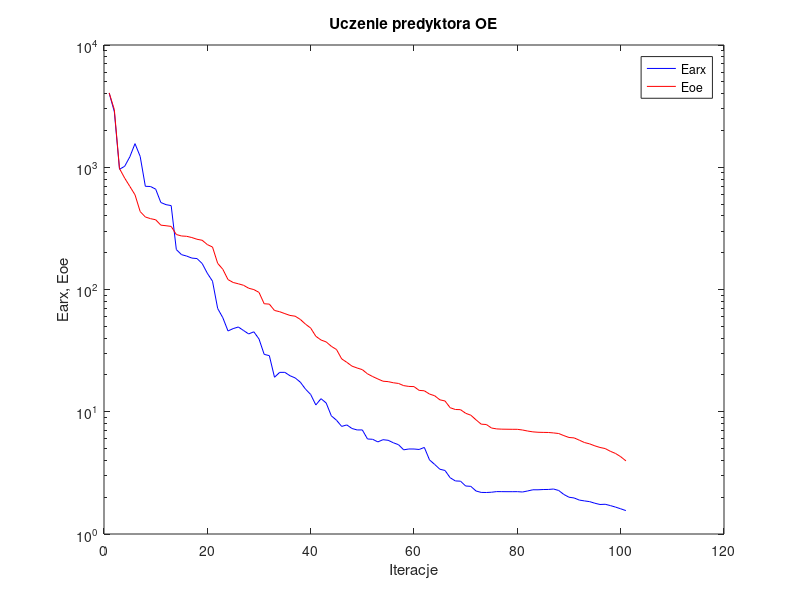
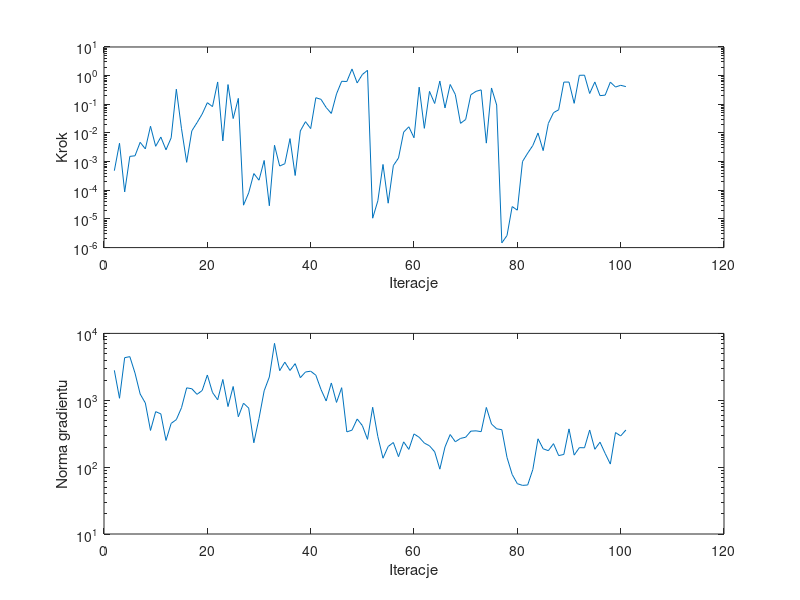

MATLAB code to generate these figures, in order:
%uczenie predyktora oe
clear all;
n=0; farx(n+1)=4.040617e+003; foe(n+1)=4.057539e+003; wspucz(n+1)=0.000000e+000; ng(n+1)=0.000000e+000;
%odnowa zmiennej metryki
n=1; farx(n+1)=2.846561e+003; foe(n+1)=2.959900e+003; krok(n+1)=4.822659e-004; ng(n+1)=2.803266e+003;
n=2; farx(n+1)=9.629643e+002; foe(n+1)=9.756512e+002; krok(n+1)=4.372259e-003; ng(n+1)=1.071158e+003;
n=3; farx(n+1)=1.017803e+003; foe(n+1)=8.153595e+002; krok(n+1)=8.763006e-005; ng(n+1)=4.334468e+003;
n=4; farx(n+1)=1.217784e+003; foe(n+1)=6.970819e+002; krok(n+1)=1.524981e-003; ng(n+1)=4.491269e+003;
n=5; farx(n+1)=1.559895e+003; foe(n+1)=5.955333e+002; krok(n+1)=1.596535e-003; ng(n+1)=2.550167e+003;
n=6; farx(n+1)=1.226689e+003; foe(n+1)=4.342109e+002; krok(n+1)=4.718270e-003; ng(n+1)=1.239726e+003;
n=7; farx(n+1)=6.984964e+002; foe(n+1)=3.918854e+002; krok(n+1)=2.774090e-003; ng(n+1)=9.098084e+002;
n=8; farx(n+1)=6.959565e+002; foe(n+1)=3.797849e+002; krok(n+1)=1.715934e-002; ng(n+1)=3.537468e+002;
n=9; farx(n+1)=6.620316e+002; foe(n+1)=3.719859e+002; krok(n+1)=3.426502e-003; ng(n+1)=6.756546e+002;
n=10; farx(n+1)=5.148324e+002; foe(n+1)=3.360868e+002; krok(n+1)=7.191611e-003; ng(n+1)=6.256714e+002;
n=11; farx(n+1)=4.943661e+002; foe(n+1)=3.323738e+002; krok(n+1)=2.583925e-003; ng(n+1)=2.506566e+002;
n=12; farx(n+1)=4.855724e+002; foe(n+1)=3.281600e+002; krok(n+1)=6.776891e-003; ng(n+1)=4.511152e+002;
n=13; farx(n+1)=2.121133e+002; foe(n+1)=2.817135e+002; krok(n+1)=3.360587e-001; ng(n+1)=5.134592e+002;
n=14; farx(n+1)=1.928410e+002; foe(n+1)=2.740785e+002; krok(n+1)=1.406421e-002; ng(n+1)=7.740494e+002;
n=15; farx(n+1)=1.876873e+002; foe(n+1)=2.723577e+002; krok(n+1)=9.446471e-004; ng(n+1)=1.533586e+003;
n=16; farx(n+1)=1.807333e+002; foe(n+1)=2.661104e+002; krok(n+1)=1.184956e-002; ng(n+1)=1.486910e+003;
n=17; farx(n+1)=1.790486e+002; foe(n+1)=2.576375e+002; krok(n+1)=2.284436e-002; ng(n+1)=1.225132e+003;
n=18; farx(n+1)=1.632213e+002; foe(n+1)=2.527890e+002; krok(n+1)=4.568872e-002; ng(n+1)=1.398110e+003;
n=19; farx(n+1)=1.357360e+002; foe(n+1)=2.330832e+002; krok(n+1)=1.139041e-001; ng(n+1)=2.387487e+003;
n=20; farx(n+1)=1.169623e+002; foe(n+1)=2.225667e+002; krok(n+1)=8.316649e-002; ng(n+1)=1.307058e+003;
n=21; farx(n+1)=6.994372e+001; foe(n+1)=1.636989e+002; krok(n+1)=6.018987e-001; ng(n+1)=1.015398e+003;
n=22; farx(n+1)=5.875316e+001; foe(n+1)=1.462812e+002; krok(n+1)=5.274350e-003; ng(n+1)=2.046378e+003;
n=23; farx(n+1)=4.579681e+001; foe(n+1)=1.205322e+002; krok(n+1)=4.884576e-001; ng(n+1)=8.050101e+002;
n=24; farx(n+1)=4.787944e+001; foe(n+1)=1.141452e+002; krok(n+1)=3.185301e-002; ng(n+1)=1.606745e+003;
n=25; farx(n+1)=4.935672e+001; foe(n+1)=1.113626e+002; krok(n+1)=1.608941e-001; ng(n+1)=5.666774e+002;
%odnowa zmiennej metryki
n=26; farx(n+1)=4.621027e+001; foe(n+1)=1.083039e+002; krok(n+1)=3.022327e-005; ng(n+1)=9.030855e+002;
n=27; farx(n+1)=4.330701e+001; foe(n+1)=1.024389e+002; krok(n+1)=8.115387e-005; ng(n+1)=7.650955e+002;
n=28; farx(n+1)=4.508304e+001; foe(n+1)=9.983780e+001; krok(n+1)=3.831728e-004; ng(n+1)=2.315846e+002;
n=29; farx(n+1)=3.938496e+001; foe(n+1)=9.472913e+001; krok(n+1)=2.247399e-004; ng(n+1)=5.349423e+002;
n=30; farx(n+1)=2.947855e+001; foe(n+1)=7.647369e+001; krok(n+1)=1.096961e-003; ng(n+1)=1.386349e+003;
n=31; farx(n+1)=2.876946e+001; foe(n+1)=7.593782e+001; krok(n+1)=2.885108e-005; ng(n+1)=2.229235e+003;
n=32; farx(n+1)=1.915050e+001; foe(n+1)=6.737462e+001; krok(n+1)=3.726829e-003; ng(n+1)=7.101952e+003;
n=33; farx(n+1)=2.099757e+001; foe(n+1)=6.581996e+001; krok(n+1)=7.010487e-004; ng(n+1)=2.771486e+003;
n=34; farx(n+1)=2.100656e+001; foe(n+1)=6.349881e+001; krok(n+1)=8.446781e-004; ng(n+1)=3.714416e+003;
n=35; farx(n+1)=1.970708e+001; foe(n+1)=6.136412e+001; krok(n+1)=6.353015e-003; ng(n+1)=2.788585e+003;
n=36; farx(n+1)=1.891336e+001; foe(n+1)=6.048625e+001; krok(n+1)=3.276764e-004; ng(n+1)=3.528079e+003;
n=37; farx(n+1)=1.745739e+001; foe(n+1)=5.690362e+001; krok(n+1)=1.178039e-002; ng(n+1)=2.177585e+003;
n=38; farx(n+1)=1.531622e+001; foe(n+1)=5.207087e+001; krok(n+1)=2.476948e-002; ng(n+1)=2.646976e+003;
n=39; farx(n+1)=1.384878e+001; foe(n+1)=4.838842e+001; krok(n+1)=1.419977e-002; ng(n+1)=2.721985e+003;
n=40; farx(n+1)=1.136137e+001; foe(n+1)=4.143784e+001; krok(n+1)=1.695040e-001; ng(n+1)=2.370245e+003;
n=41; farx(n+1)=1.279504e+001; foe(n+1)=3.863376e+001; krok(n+1)=1.490721e-001; ng(n+1)=1.449771e+003;
n=42; farx(n+1)=1.179685e+001; foe(n+1)=3.727081e+001; krok(n+1)=7.727538e-002; ng(n+1)=9.759482e+002;
n=43; farx(n+1)=9.260092e+000; foe(n+1)=3.428976e+001; krok(n+1)=4.799811e-002; ng(n+1)=1.814303e+003;
n=44; farx(n+1)=8.526460e+000; foe(n+1)=3.229018e+001; krok(n+1)=2.301336e-001; ng(n+1)=9.286250e+002;
n=45; farx(n+1)=7.588071e+000; foe(n+1)=2.707572e+001; krok(n+1)=6.361450e-001; ng(n+1)=1.542248e+003;
n=46; farx(n+1)=7.803924e+000; foe(n+1)=2.536391e+001; krok(n+1)=6.236201e-001; ng(n+1)=3.363534e+002;
n=47; farx(n+1)=7.294461e+000; foe(n+1)=2.361323e+001; krok(n+1)=1.707324e+000; ng(n+1)=3.576086e+002;
n=48; farx(n+1)=7.098177e+000; foe(n+1)=2.279544e+001; krok(n+1)=5.567212e-001; ng(n+1)=5.245316e+002;
n=49; farx(n+1)=7.100585e+000; foe(n+1)=2.209901e+001; krok(n+1)=1.092255e+000; ng(n+1)=4.188152e+002;
n=50; farx(n+1)=5.988241e+000; foe(n+1)=2.042344e+001; krok(n+1)=1.535351e+000; ng(n+1)=2.603443e+002;
%odnowa zmiennej metryki
n=51; farx(n+1)=5.952742e+000; foe(n+1)=1.940369e+001; krok(n+1)=1.061240e-005; ng(n+1)=7.850920e+002;
n=52; farx(n+1)=5.667261e+000; foe(n+1)=1.854520e+001; krok(n+1)=4.285449e-005; ng(n+1)=2.865811e+002;
n=53; farx(n+1)=5.908231e+000; foe(n+1)=1.777793e+001; krok(n+1)=7.968363e-004; ng(n+1)=1.359649e+002;
n=54; farx(n+1)=5.840889e+000; foe(n+1)=1.763511e+001; krok(n+1)=3.542617e-005; ng(n+1)=2.034463e+002;
n=55; farx(n+1)=5.576134e+000; foe(n+1)=1.726477e+001; krok(n+1)=7.252042e-004; ng(n+1)=2.335341e+002;
n=56; farx(n+1)=5.377353e+000; foe(n+1)=1.704260e+001; krok(n+1)=1.338974e-003; ng(n+1)=1.434292e+002;
n=57; farx(n+1)=4.881850e+000; foe(n+1)=1.635748e+001; krok(n+1)=1.071180e-002; ng(n+1)=2.388196e+002;
n=58; farx(n+1)=4.959849e+000; foe(n+1)=1.611589e+001; krok(n+1)=1.640862e-002; ng(n+1)=1.840578e+002;
n=59; farx(n+1)=4.957481e+000; foe(n+1)=1.605708e+001; krok(n+1)=6.802533e-003; ng(n+1)=3.136868e+002;
n=60; farx(n+1)=4.914310e+000; foe(n+1)=1.495583e+001; krok(n+1)=3.963116e-001; ng(n+1)=2.795109e+002;
n=61; farx(n+1)=5.107993e+000; foe(n+1)=1.484171e+001; krok(n+1)=1.450364e-002; ng(n+1)=2.289149e+002;
n=62; farx(n+1)=4.038344e+000; foe(n+1)=1.395903e+001; krok(n+1)=2.818076e-001; ng(n+1)=2.084185e+002;
n=63; farx(n+1)=3.708384e+000; foe(n+1)=1.351841e+001; krok(n+1)=1.067078e-001; ng(n+1)=1.696470e+002;
n=64; farx(n+1)=3.388461e+000; foe(n+1)=1.252249e+001; krok(n+1)=6.477968e-001; ng(n+1)=9.326684e+001;
n=65; farx(n+1)=3.309212e+000; foe(n+1)=1.225049e+001; krok(n+1)=7.478469e-002; ng(n+1)=2.003243e+002;
n=66; farx(n+1)=2.885564e+000; foe(n+1)=1.078868e+001; krok(n+1)=4.915350e-001; ng(n+1)=3.072787e+002;
n=67; farx(n+1)=2.717689e+000; foe(n+1)=1.043463e+001; krok(n+1)=2.193298e-001; ng(n+1)=2.395243e+002;
n=68; farx(n+1)=2.704524e+000; foe(n+1)=1.040139e+001; krok(n+1)=2.165649e-002; ng(n+1)=2.689100e+002;
n=69; farx(n+1)=2.469985e+000; foe(n+1)=9.715409e+000; krok(n+1)=2.954351e-002; ng(n+1)=2.799536e+002;
n=70; farx(n+1)=2.453316e+000; foe(n+1)=9.368614e+000; krok(n+1)=2.155114e-001; ng(n+1)=3.453772e+002;
n=71; farx(n+1)=2.248528e+000; foe(n+1)=8.592122e+000; krok(n+1)=2.828655e-001; ng(n+1)=3.490302e+002;
n=72; farx(n+1)=2.188588e+000; foe(n+1)=7.915044e+000; krok(n+1)=3.189871e-001; ng(n+1)=3.390785e+002;
n=73; farx(n+1)=2.185397e+000; foe(n+1)=7.864841e+000; krok(n+1)=4.419773e-003; ng(n+1)=7.812874e+002;
n=74; farx(n+1)=2.196649e+000; foe(n+1)=7.362729e+000; krok(n+1)=3.713045e-001; ng(n+1)=4.412572e+002;
n=75; farx(n+1)=2.222614e+000; foe(n+1)=7.238877e+000; krok(n+1)=9.431389e-002; ng(n+1)=3.742987e+002;
%odnowa zmiennej metryki
n=76; farx(n+1)=2.220664e+000; foe(n+1)=7.204948e+000; krok(n+1)=1.457486e-006; ng(n+1)=3.631333e+002;
n=77; farx(n+1)=2.219054e+000; foe(n+1)=7.194807e+000; krok(n+1)=2.639833e-006; ng(n+1)=1.397225e+002;
n=78; farx(n+1)=2.218849e+000; foe(n+1)=7.186442e+000; krok(n+1)=2.697415e-005; ng(n+1)=7.767167e+001;
n=79; farx(n+1)=2.220352e+000; foe(n+1)=7.183426e+000; krok(n+1)=2.026093e-005; ng(n+1)=5.657362e+001;
n=80; farx(n+1)=2.205954e+000; foe(n+1)=7.091265e+000; krok(n+1)=1.006932e-003; ng(n+1)=5.335707e+001;
n=81; farx(n+1)=2.249438e+000; foe(n+1)=6.954425e+000; krok(n+1)=1.970836e-003; ng(n+1)=5.404882e+001;
n=82; farx(n+1)=2.299984e+000; foe(n+1)=6.848121e+000; krok(n+1)=3.657312e-003; ng(n+1)=9.225778e+001;
n=83; farx(n+1)=2.299678e+000; foe(n+1)=6.796751e+000; krok(n+1)=9.949946e-003; ng(n+1)=2.652486e+002;
n=84; farx(n+1)=2.311162e+000; foe(n+1)=6.779075e+000; krok(n+1)=2.420908e-003; ng(n+1)=1.880954e+002;
n=85; farx(n+1)=2.314153e+000; foe(n+1)=6.768376e+000; krok(n+1)=2.152696e-002; ng(n+1)=1.761655e+002;
n=86; farx(n+1)=2.333366e+000; foe(n+1)=6.712015e+000; krok(n+1)=5.099752e-002; ng(n+1)=2.244417e+002;
n=87; farx(n+1)=2.270191e+000; foe(n+1)=6.637760e+000; krok(n+1)=6.442938e-002; ng(n+1)=1.488305e+002;
n=88; farx(n+1)=2.106286e+000; foe(n+1)=6.380373e+000; krok(n+1)=5.956610e-001; ng(n+1)=1.547954e+002;
n=89; farx(n+1)=1.999203e+000; foe(n+1)=6.158681e+000; krok(n+1)=5.970321e-001; ng(n+1)=3.731275e+002;
n=90; farx(n+1)=1.970980e+000; foe(n+1)=6.110397e+000; krok(n+1)=1.081188e-001; ng(n+1)=1.512476e+002;
n=91; farx(n+1)=1.894315e+000; foe(n+1)=5.853346e+000; krok(n+1)=1.026961e+000; ng(n+1)=1.955382e+002;
n=92; farx(n+1)=1.865024e+000; foe(n+1)=5.599815e+000; krok(n+1)=1.037862e+000; ng(n+1)=1.947845e+002;
n=93; farx(n+1)=1.839715e+000; foe(n+1)=5.460311e+000; krok(n+1)=2.382113e-001; ng(n+1)=3.593239e+002;
n=94; farx(n+1)=1.785274e+000; foe(n+1)=5.261150e+000; krok(n+1)=6.022096e-001; ng(n+1)=1.849708e+002;
n=95; farx(n+1)=1.743679e+000; foe(n+1)=5.103420e+000; krok(n+1)=2.002215e-001; ng(n+1)=2.362627e+002;
n=96; farx(n+1)=1.750827e+000; foe(n+1)=5.000087e+000; krok(n+1)=2.088513e-001; ng(n+1)=1.603319e+002;
n=97; farx(n+1)=1.708226e+000; foe(n+1)=4.749428e+000; krok(n+1)=5.939275e-001; ng(n+1)=1.111013e+002;
n=98; farx(n+1)=1.660165e+000; foe(n+1)=4.560002e+000; krok(n+1)=4.003408e-001; ng(n+1)=3.289152e+002;
n=99; farx(n+1)=1.607820e+000; foe(n+1)=4.290125e+000; krok(n+1)=4.602673e-001; ng(n+1)=2.926698e+002;
n=100; farx(n+1)=1.554388e+000; foe(n+1)=3.969247e+000; krok(n+1)=4.150498e-001; ng(n+1)=3.586963e+002;

figure; semilogy(farx,'b'); hold on; semilogy(foe,'r'); xlabel('Iteracje'); ylabel('Earx, Eoe'); legend('Earx','Eoe'); title('Uczenie predyktora OE');
figure; subplot(2,1,1); semilogy(krok); xlabel('Iteracje'); ylabel('Krok');
subplot(2,1,2); semilogy(ng); xlabel('Iteracje'); ylabel('Norma gradientu');
Earx=farx(n+1)
Eoe=foe(n+1)
